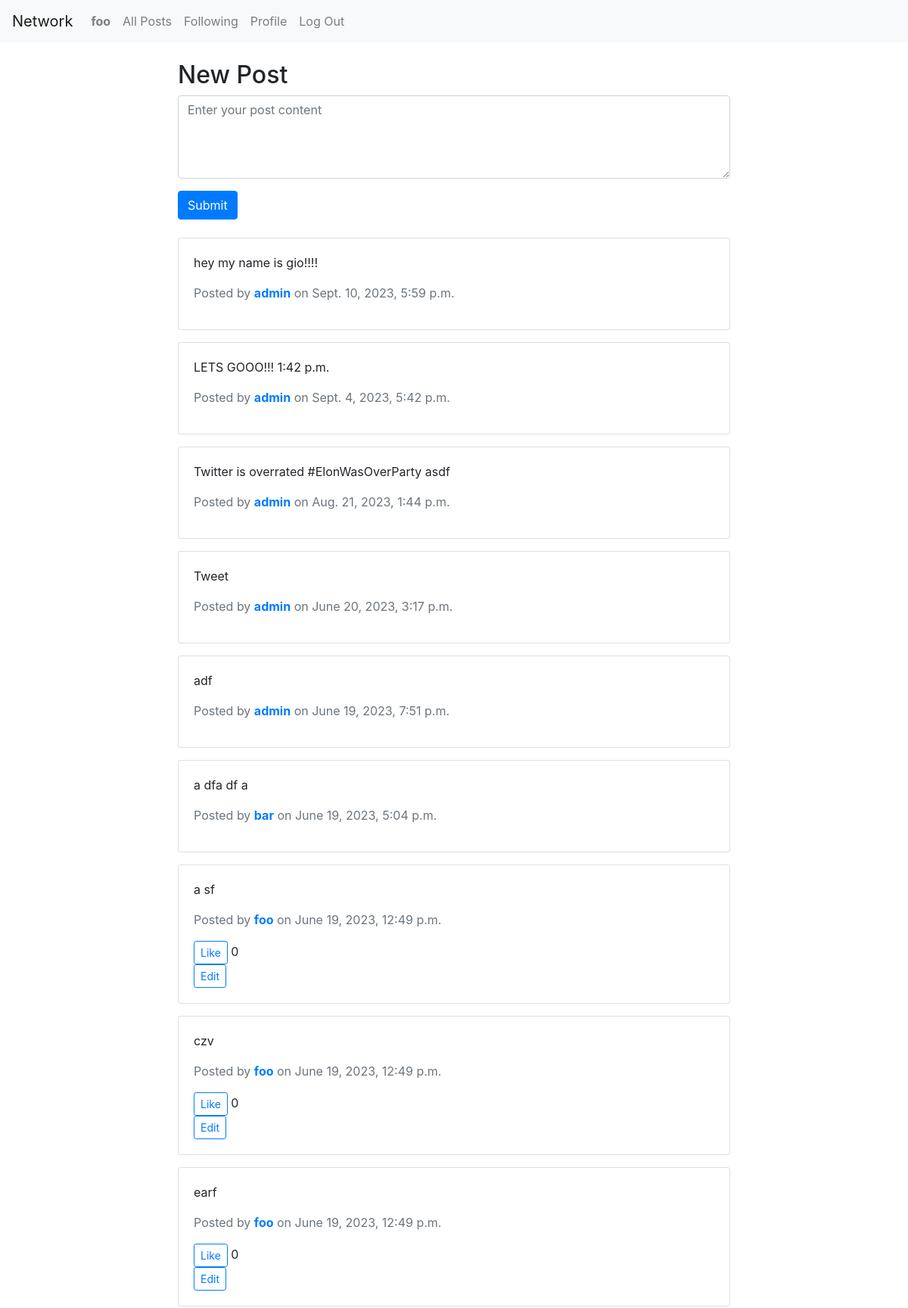
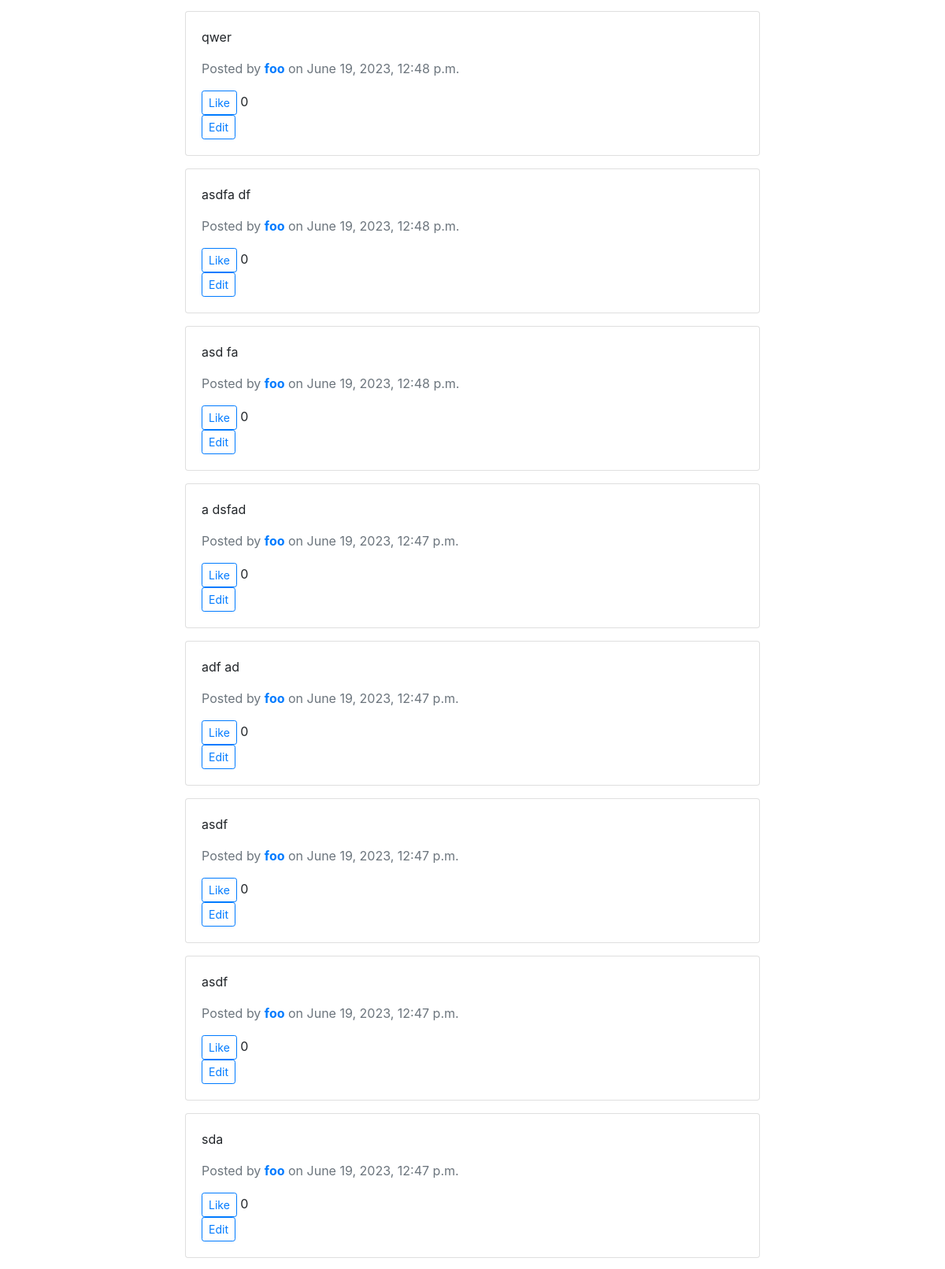
Screenshot of / (signed in, upper part) with the database file from the repository (2 pictures, top to bottom).
### network/models.py (models this page shows, shortened)
class User(AbstractUser):
    followers = models.ManyToManyField('self', symmetrical=False, related_name='following')

class Post(models.Model):
    content = models.TextField()
    image = models.ImageField(upload_to='post_images/', blank=True, null=True)
    author = models.ForeignKey(User, on_delete=models.CASCADE)
    timestamp = models.DateTimeField(auto_now_add=True)
    likes = models.ManyToManyField(User, related_name='liked_posts', default=0)
    views = models.PositiveIntegerField(default=0)

### network/views.py (the view)
# urls.py: path("", views.index, name="index"),
def index(request):
    posts = Post.objects.all().order_by('-timestamp')
    paginator = Paginator(posts, 10)  # Display 10 posts per page
    return render(request, "network/index.html", {
        "posts": posts
    })

### network/templates/network/index.html (shortened to what this page needs)
{% extends "network/layout.html" %}
{% load crispy_forms_tags %}
 {% block body %}
<div class="container">
  {% if user.is_authenticated %}
  <div class="row mt-4">
    <div class="col-md-8 offset-md-2">
      <h2>New Post</h2>
      <form method="post" id="new-post-form" action="{% url 'create_post' %}">
        <div class="form-group">
          <textarea
            class="form-control"
            name="content"
            rows="4"
            placeholder="Enter your post content"
            required
          ></textarea>
        </div>
        <button type="submit" class="btn btn-primary">Submit</button>
      </form>
    </div>
  </div>
  {% endif %}
  <div class="row mt-4">
    <div class="col-md-8 offset-md-2">
      {% for post in posts %}
        <div class="card mb-3">
          <div class="card-body">
            <div id="post-{{ post.id }}" class="post">
              <p>{{ post.content }}</p>
            </div>
            <p class="text-muted">
              Posted by <strong><a href="{% url 'profile' post.author.id %}">{{ post.author.username }}</a></strong> on {{ post.timestamp }}
            </p>
            {% if user.is_authenticated and user == post.author %}
            <div>
              <button class="btn btn-sm btn-outline-primary like-button {% if request.user not in post.likes.all %} liked {% endif %}" data-post-id="{{ post.id }}">
                {% if request.user not in post.likes.all %}
                Like
                {% else %}
                Unlike
                {% endif %}
              </button>
              <span id="like-count-{{ post.id }}">{{ post.likes.count }}</span>
            </div>
            <button class="btn btn-sm btn-outline-primary edit-post-btn" data-post-id="{{ post.id }}">Edit</button>
            {% endif %}
          </div>
        </div>
        {% empty %}
        <p>No posts found.</p>
        {% endfor %}
    </div>
  </div>
</div>
</div>
{% endblock %}

### network/templates/network/layout.html (shortened to what this page needs)
{% load static %}
<!DOCTYPE html>
<html lang="en">
  <head>
    <link
      rel="stylesheet"
      href="https://stackpath.bootstrapcdn.com/bootstrap/4.4.1/css/bootstrap.min.css"
    />
    <link href="{% static 'network/styles.css' %}" rel="stylesheet" />
  </head>
  <body>
    <nav class="navbar navbar-expand-lg navbar-light bg-light">
      <a class="navbar-brand" href="#">Network</a>
      <div>
        <ul class="navbar-nav mr-auto">
          {% if user.is_authenticated %}
          <li class="nav-item">
            <a class="nav-link" href="#"
              ><strong>{{ user.username }}</strong></a
            >
          </li>
          {% endif %}
          <li class="nav-item">
            <a class="nav-link" href="{% url 'index' %}">All Posts</a>
          </li>
          {% if user.is_authenticated %}
          <li class="nav-item">
            <a class="nav-link" href="{% url 'following' %}">Following</a>
          </li>
          <li class="nav-item">
            <a class="nav-link" href="{% url 'profile' user.id %}">Profile</a>
          </li>
          <li class="nav-item">
            <a class="nav-link" href="{% url 'logout' %}">Log Out</a>
          </li>
          {% endif %}
        </ul>
      </div>
    </nav>
    <div class="body">{% block body %} {% endblock %}</div>
  </body>
</html>

### rows the page displays
User: username "foo"
Post: content "hey my name is gio!!!!", author.username "admin", timestamp "Sept. 10, 2023, 5:59 p.m."
Post: content "LETS GOOO!!! 1:42 p.m.", author.username "admin", timestamp "Sept. 4, 2023, 5:42 p.m."
Post: content "Twitter is overrated #ElonWasOverParty asdf", author.username "admin", timestamp "Aug. 21, 2023, 1:44 p.m."
Post: content "Tweet", author.username "admin", timestamp "June 20, 2023, 3:17 p.m."
Post: content "adf", author.username "admin", timestamp "June 19, 2023, 7:51 p.m."
Post: content "a dfa df a", author.username "bar", timestamp "June 19, 2023, 5:04 p.m."
Post: content "a sf", author.username "foo", timestamp "June 19, 2023, 12:49 p.m.", shows "Like", likes.count "0"
Post: content "czv", author.username "foo", timestamp "June 19, 2023, 12:49 p.m.", shows "Like", likes.count "0"
Post: content "earf", author.username "foo", timestamp "June 19, 2023, 12:49 p.m.", shows "Like", likes.count "0"
Post: content "qwer", author.username "foo", timestamp "June 19, 2023, 12:48 p.m.", shows "Like", likes.count "0"
Post: content "asdfa df", author.username "foo", timestamp "June 19, 2023, 12:48 p.m.", shows "Like", likes.count "0"
Post: content "asd fa", author.username "foo", timestamp "June 19, 2023, 12:48 p.m.", shows "Like", likes.count "0"
Post: content "a dsfad", author.username "foo", timestamp "June 19, 2023, 12:47 p.m.", shows "Like", likes.count "0"
Post: content "adf ad", author.username "foo", timestamp "June 19, 2023, 12:47 p.m.", shows "Like", likes.count "0"
Post: content "asdf", author.username "foo", timestamp "June 19, 2023, 12:47 p.m.", shows "Like", likes.count "0"
Post: content "asdf", author.username "foo", timestamp "June 19, 2023, 12:47 p.m.", shows "Like", likes.count "0"
Post: content "sda", author.username "foo", timestamp "June 19, 2023, 12:47 p.m.", shows "Like", likes.count "0"
